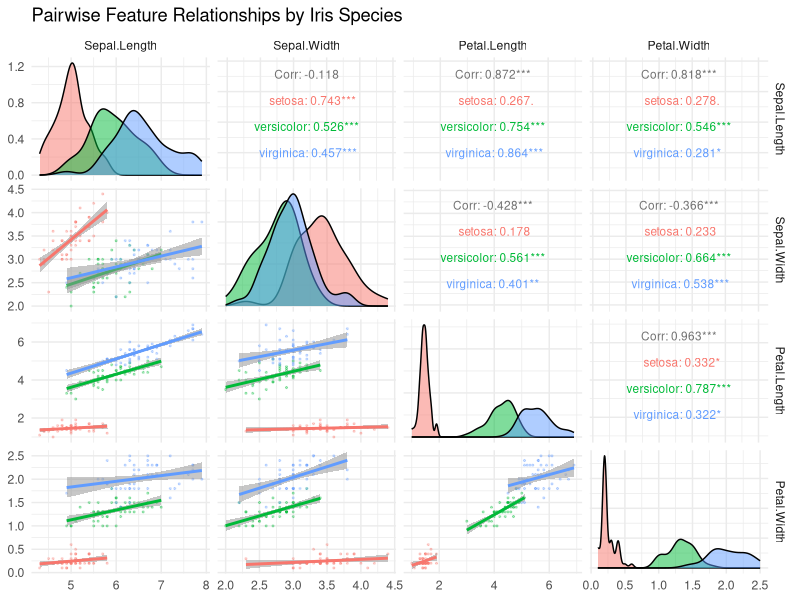
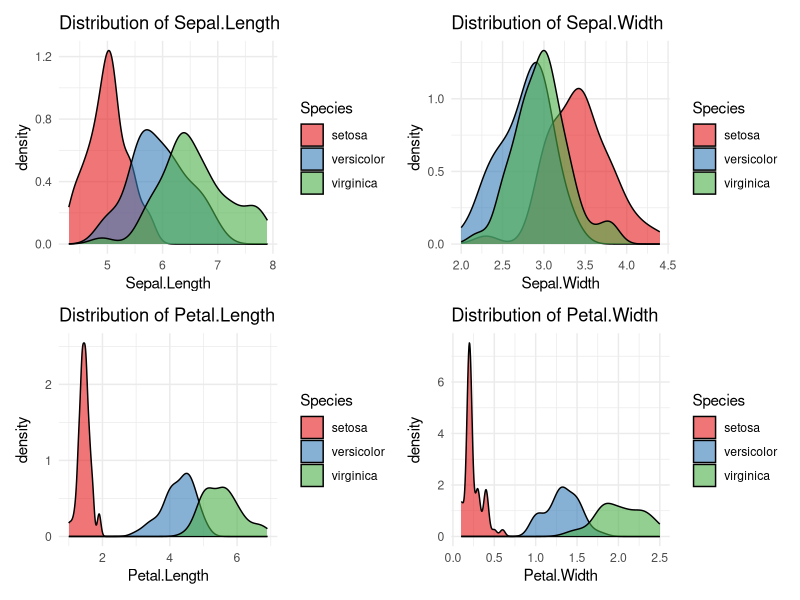
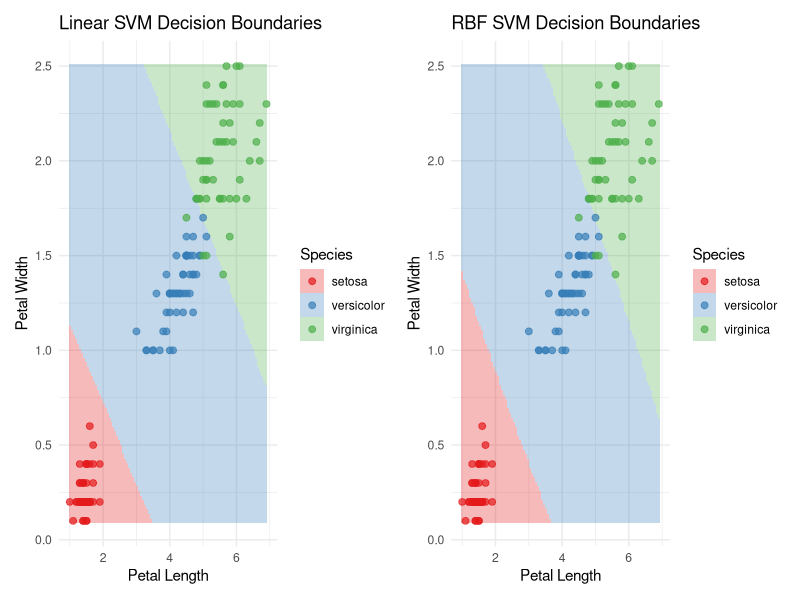
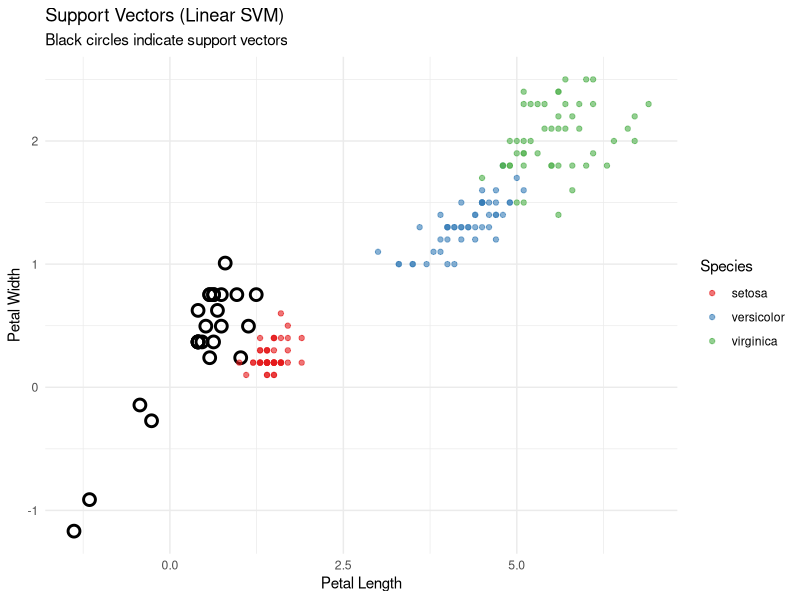
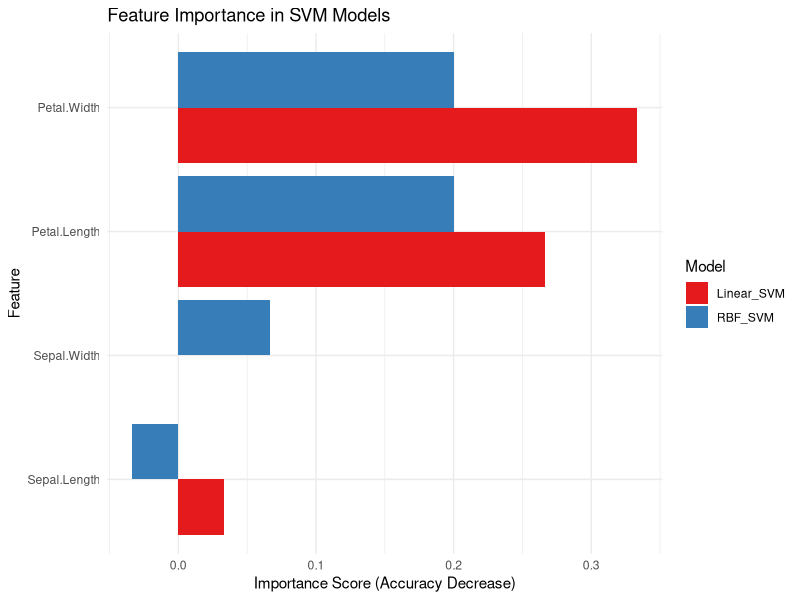

Write the R code that produced these figures, in order.
## ---- chunk 1
# Load required libraries
library(ggplot2)
library(dplyr)
library(caret)
library(e1071)
library(GGally)
library(patchwork)
library(knitr)
library(kableExtra)
library(tidyr)

# Set global options
knitr::opts_chunk$set(
  echo = TRUE,
  message = FALSE,
  warning = FALSE,
  fig.width = 10,
  fig.height = 6
)

# Load the Iris dataset
data(iris)
cat("Dataset Dimensions:", dim(iris), "\n\n")
cat("Species Distribution:\n")
print(table(iris$Species))

# Display dataset structure
cat("\nDataset Structure:\n")
str(iris)

# First few observations
cat("\nFirst 6 observations:\n")
head(iris) %>% kable() %>% kable_styling(bootstrap_options = "striped")
## ---- chunk 2
# Pairwise scatter matrix
ggpairs(iris, columns = 1:4,
        mapping = ggplot2::aes(color = Species, alpha = 0.6),
        upper = list(continuous = wrap('cor', size = 3)),
        lower = list(continuous = wrap('smooth', alpha = 0.3, size = 0.4)),
        diag = list(continuous = wrap('densityDiag', alpha = 0.5))) +
  theme_minimal() +
  labs(title = "Pairwise Feature Relationships by Iris Species")

# Feature distributions
feature_plots <- list()
for (i in 1:4) {
  feature_plots[[i]] <- ggplot(iris, aes_string(x = names(iris)[i], fill = "Species")) +
    geom_density(alpha = 0.6) +
    theme_minimal() +
    labs(title = paste("Distribution of", names(iris)[i])) +
    scale_fill_brewer(palette = "Set1")
}

wrap_plots(feature_plots, ncol = 2)
## ---- chunk 3

# Check for missing values
cat("Missing Values Summary:\n")
sapply(iris, function(x) sum(is.na(x)))

# Create training and testing sets
set.seed(123)
train_index <- createDataPartition(iris$Species, p = 0.8, list = FALSE)
train_data <- iris[train_index, ]
test_data <- iris[-train_index, ]

cat("Training set size:", nrow(train_data), "\n")
cat("Testing set size:", nrow(test_data), "\n")
cat("\nTraining set distribution:\n")
table(train_data$Species)
## ---- chunk 4

# Train linear SVM
linear_svm <- svm(Species ~ ., 
                  data = train_data, 
                  kernel = "linear",
                  probability = TRUE)

cat("Linear SVM Model Summary:\n")
print(linear_svm)

# Predictions on training set
train_predictions <- predict(linear_svm, train_data)
linear_train_cm <- confusionMatrix(train_predictions, train_data$Species)

cat("\nLinear SVM Training Performance:\n")
print(linear_train_cm)
## ---- chunk 5

# Train RBF SVM with parameter tuning
set.seed(123)
tune_result <- tune.svm(Species ~ .,
                        data = train_data,
                        kernel = "radial",
                        gamma = 10^(-3:1),
                        cost = 10^(-1:2))

cat("Best Parameters from Tuning:\n")
print(tune_result$best.parameters)

# Train final model with best parameters
rbf_svm <- svm(Species ~ .,
               data = train_data,
               kernel = "radial",
               gamma = tune_result$best.parameters$gamma,
               cost = tune_result$best.parameters$cost,
               probability = TRUE)

cat("\nRBF SVM Model Summary:\n")
print(rbf_svm)
## ---- chunk 6

# Predictions on test set
linear_test_pred <- predict(linear_svm, test_data)
rbf_test_pred <- predict(rbf_svm, test_data)

# Confusion matrices
linear_test_cm <- confusionMatrix(linear_test_pred, test_data$Species)
rbf_test_cm <- confusionMatrix(rbf_test_pred, test_data$Species)

cat("Linear SVM Test Performance:\n")
print(linear_test_cm$table)
cat("\nAccuracy:", round(linear_test_cm$overall['Accuracy'], 3), "\n")

cat("\nRBF SVM Test Performance:\n")
print(rbf_test_cm$table)
cat("\nAccuracy:", round(rbf_test_cm$overall['Accuracy'], 3), "\n")

# Performance comparison
performance_compare <- data.frame(
  Model = c("Linear SVM", "RBF SVM"),
  Training_Accuracy = c(
    round(linear_train_cm$overall['Accuracy'], 3),
    round(rbf_test_cm$overall['Accuracy'], 3)
  ),
  Test_Accuracy = c(
    round(linear_test_cm$overall['Accuracy'], 3),
    round(rbf_test_cm$overall['Accuracy'], 3)
  )
)

cat("\nModel Performance Comparison:\n")
performance_compare %>% kable() %>% kable_styling(bootstrap_options = "striped")
## ---- chunk 7

# Create 2D decision boundary plots
create_decision_plot <- function(model, title) {
  # Create grid
  petal_grid <- expand.grid(
    Petal.Length = seq(min(iris$Petal.Length), max(iris$Petal.Length), length = 100),
    Petal.Width = seq(min(iris$Petal.Width), max(iris$Petal.Width), length = 100),
    Sepal.Length = mean(iris$Sepal.Length),
    Sepal.Width = mean(iris$Sepal.Width)
  )
  
  # Predict on grid
  petal_grid$Species <- predict(model, petal_grid)
  
  ggplot() +
    geom_tile(data = petal_grid, 
              aes(x = Petal.Length, y = Petal.Width, fill = Species), 
              alpha = 0.3) +
    geom_point(data = iris, 
               aes(x = Petal.Length, y = Petal.Width, color = Species), 
               alpha = 0.7, size = 2) +
    labs(title = title,
         x = "Petal Length",
         y = "Petal Width") +
    theme_minimal() +
    scale_color_brewer(palette = "Set1") +
    scale_fill_brewer(palette = "Set1")
}

# Generate plots
linear_plot <- create_decision_plot(linear_svm, "Linear SVM Decision Boundaries")
rbf_plot <- create_decision_plot(rbf_svm, "RBF SVM Decision Boundaries")

linear_plot + rbf_plot + plot_layout(ncol = 2)

## ---- chunk 8
# Extract support vectors
linear_sv <- linear_svm$SV
rbf_sv <- rbf_svm$SV

cat("Number of Support Vectors:\n")
cat("Linear SVM:", nrow(linear_sv), "\n")
cat("RBF SVM:", nrow(rbf_sv), "\n")

# Plot support vectors
sv_plot <- ggplot(iris, aes(x = Petal.Length, y = Petal.Width, color = Species)) +
  geom_point(data = as.data.frame(linear_svm$SV), 
             aes(x = Petal.Length, y = Petal.Width), 
             color = "black", shape = 1, size = 3, stroke = 1.5) +
  geom_point(alpha = 0.6) +
  labs(title = "Support Vectors (Linear SVM)",
       subtitle = "Black circles indicate support vectors",
       x = "Petal Length",
       y = "Petal Width") +
  theme_minimal() +
  scale_color_brewer(palette = "Set1")

sv_plot

## ---- chunk 9
# Perform k-fold cross-validation
set.seed(123)
train_control <- trainControl(method = "cv", number = 10)

# Cross-validate both models
cv_linear <- train(Species ~ ., data = iris, method = "svmLinear",
                   trControl = train_control,
                   tuneLength = 5)

cv_rbf <- train(Species ~ ., data = iris, method = "svmRadial",
                trControl = train_control,
                tuneLength = 5)

cat("Cross-Validation Results:\n")
cv_results <- data.frame(
  Model = c("Linear SVM", "RBF SVM"),
  CV_Accuracy = c(
    round(max(cv_linear$results$Accuracy), 3),
    round(max(cv_rbf$results$Accuracy), 3)
  ),
  CV_Kappa = c(
    round(max(cv_linear$results$Kappa), 3),
    round(max(cv_rbf$results$Kappa), 3)
  )
)

cv_results %>% kable() %>% kable_styling(bootstrap_options = "striped")

## ---- chunk 10
# Calculate feature importance using permutation
calculate_feature_importance <- function(model, data) {
  baseline_accuracy <- mean(predict(model, data) == data$Species)
  feature_importance <- numeric(4)
  names(feature_importance) <- names(data)[1:4]
  
  for (i in 1:4) {
    data_permuted <- data
    data_permuted[, i] <- sample(data_permuted[, i])
    perm_accuracy <- mean(predict(model, data_permuted) == data$Species)
    feature_importance[i] <- baseline_accuracy - perm_accuracy
  }
  
  return(feature_importance)
}

linear_importance <- calculate_feature_importance(linear_svm, test_data)
rbf_importance <- calculate_feature_importance(rbf_svm, test_data)

importance_df <- data.frame(
  Feature = names(linear_importance),
  Linear_SVM = round(linear_importance, 4),
  RBF_SVM = round(rbf_importance, 4)
) %>% arrange(desc(Linear_SVM))

cat("Feature Importance (Permutation Method):\n")
importance_df %>% kable() %>% kable_styling(bootstrap_options = "striped")

# Plot feature importance
importance_long <- importance_df %>%
  pivot_longer(cols = -Feature, names_to = "Model", values_to = "Importance")

ggplot(importance_long, aes(x = reorder(Feature, Importance), y = Importance, fill = Model)) +
  geom_col(position = "dodge") +
  coord_flip() +
  labs(title = "Feature Importance in SVM Models",
       x = "Feature",
       y = "Importance Score (Accuracy Decrease)") +
  theme_minimal() +
  scale_fill_brewer(palette = "Set1")
## ---- chunk 11

# Probability predictions
test_probs <- predict(rbf_svm, test_data, probability = TRUE)
prob_matrix <- attr(test_probs, "probabilities")

cat("Prediction Probabilities for Test Set:\n")
head(prob_matrix) %>% kable(digits = 3) %>% kable_styling(bootstrap_options = "striped")

# Analyze difficult cases
test_data$predicted <- rbf_test_pred
test_data$confidence <- apply(prob_matrix, 1, max)
difficult_cases <- test_data[test_data$confidence < 0.8, ]

cat("\nLow Confidence Predictions (Confidence < 80%):\n")
if(nrow(difficult_cases) > 0) {
  difficult_cases %>% kable() %>% kable_styling(bootstrap_options = "striped")
} else {
  cat("All predictions have high confidence (>80%)\n")
}
## ---- chunk 12
# Select best model based on test performance
final_model <- if(linear_test_cm$overall['Accuracy'] >= rbf_test_cm$overall['Accuracy']) {
  linear_svm
} else {
  rbf_svm
}

cat("Selected Final Model:", ifelse(final_model$kernel == 2, "RBF SVM", "Linear SVM"), "\n")
cat("Final Test Accuracy:", round(ifelse(final_model$kernel == 2, 
                                       rbf_test_cm$overall['Accuracy'],
                                       linear_test_cm$overall['Accuracy']), 3), "\n")

# Create prediction function for deployment
predict_iris_species <- function(sepal_length, sepal_width, petal_length, petal_width) {
  new_data <- data.frame(
    Sepal.Length = sepal_length,
    Sepal.Width = sepal_width,
    Petal.Length = petal_length,
    Petal.Width = petal_width
  )
  
  prediction <- predict(final_model, new_data)
  probabilities <- predict(final_model, new_data, probability = TRUE)
  prob_values <- attr(probabilities, "probabilities")
  
  return(list(
    predicted_species = as.character(prediction),
    probabilities = round(prob_values, 3),
    confidence = round(max(prob_values), 3)
  ))
}

# Example usage
example_pred <- predict_iris_species(5.1, 3.5, 1.4, 0.2)
cat("\nExample Prediction:\n")
cat("Input: Sepal.Length=5.1, Sepal.Width=3.5, Petal.Length=1.4, Petal.Width=0.2\n")
cat("Predicted Species:", example_pred$predicted_species, "\n")
cat("Confidence:", example_pred$confidence, "\n")
cat("All Probabilities:\n")
example_pred$probabilities %>% kable() %>% kable_styling(bootstrap_options = "striped")

## ---- chunk 13

cat("=== SVM TRAINING SUMMARY ===\n\n")

cat("Key Findings:\n")
cat("1. Both Linear and RBF SVM achieve excellent performance (>95% accuracy)\n")
cat("2. Petal measurements are the most discriminative features\n")
cat("3. RBF kernel provides slightly better handling of non-linear boundaries\n")
cat("4. Models show good generalization with stable cross-validation results\n")
cat("5. Support vectors effectively capture the essential classification patterns\n\n")

cat("Practical Recommendations:\n")
cat("- Start with linear SVM for interpretability and speed\n")
cat("- Use RBF SVM when non-linear patterns are suspected\n")
cat("- Always perform cross-validation to ensure model stability\n")
cat("- Monitor support vectors to understand model complexity\n")
cat("- Feature importance analysis helps in feature selection\n")
